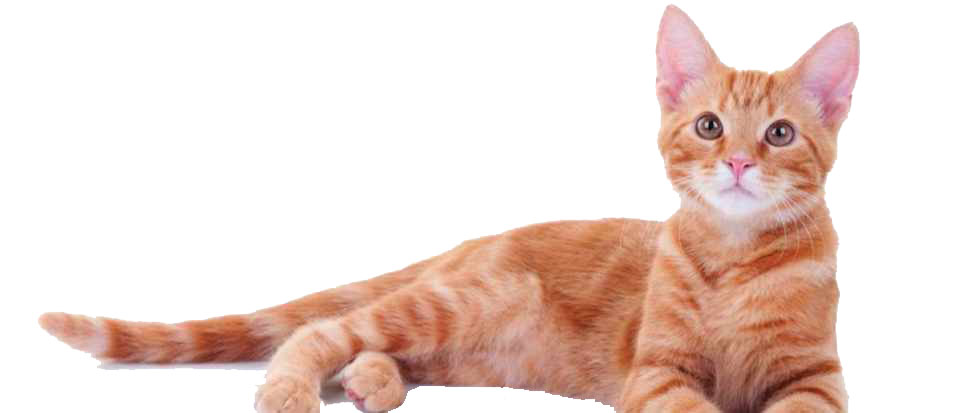
#> input picture 文字雲/cat_1.jpg, 960 x 413 px
$ python change_txt.py
#> lines starting #> are read from the running program, lines starting #| are printed output that depends on the picture; after the words box and inside, x2 and y2 are one past the last pixel; in counts of white or black regions, pixels touching at a corner belong together
#> the answer given: ../文字雲/cat_1.jpg
#> the answer given: 100
from PIL import Image


def image_to_txt(imgName, maxSize):
#> called with imgName = '../文字雲/cat_1.jpg', maxSize = 100
	print("開啟圖片[{}]".format(imgName))
	try:
		img = Image.open(imgName )
#> img is the input picture: PIL image 960x413 RGB; mean R, G, B 236.4, 216.7, 209.6
	except:
		print("開啟圖片[{}}時出現錯誤".format(imgName))

	#確定圖片資訊
	print("圖片資訊： 大小為{}x{}, 格式為{}, 色彩模式為{}".format(img.size[0], img.size[1], img.format, img.mode))
#| 圖片資訊： 大小為960x413, 格式為JPEG, 色彩模式為RGB
	#確定圖片顏色編碼
	if img.mode != 'RGB':
		print("圖片顏色編碼不是RGB，進行轉換")
		img = img.convert("RGB")
		print("轉換完成")

	width = img.size[0]
#> width = 960
	height = img.size[1]
#> height = 413

	zoom = 0
	if width >= maxSize:
		zoom = width / maxSize
#> zoom = 9.6
		width = int(width / zoom)
#> width = 100
		height = int(height / zoom)
#> height = 43
		height = int(height / 2)
#> height = 21
		img = img.resize((width, height))
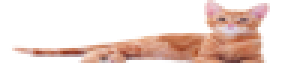
#> img: PIL image 100x21 RGB (shown 3 times larger); mean R, G, B 236.3, 216.4, 209.3
		print("圖片寬於{}，已縮小為{}x{}".format(maxSize, img.size[0], img.size[1]))
#| 圖片寬於100，已縮小為100x21


	img = img.convert('1')
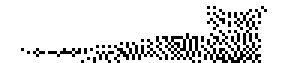
#> img: PIL image 100x21 1 (shown 3 times larger); 87.1% white; black in thin lines or dots, all inside (x1, y1, x2, y2) = (7, 2, 89, 21)

	namestr = imgName.split('.')[0] + '.txt'
	txt = open(namestr, 'w')
	print()
	print("開始進行圖片轉txt程序")
	print("...")
	for y in range(height):
		for x in range(width):
			pixel = img.getpixel((x,y))

			if pixel != 0:
				txt.write(' ')
			else:
				txt.write('@')
		txt.write("\n")

	print("程序執行完成")
	print("檔案程序為[{}]".format(namestr))
	txt.close()
	print("檔案完成")

name = input("請輸入檔案名稱，圖片須放置於同一層資料夾：")
maxSize = int(input("請輸入最大寬度(100~500)："))
if maxSize < 100 or maxSize > 500:
	print("輸入錯誤")
else:
	image_to_txt(name, maxSize)
print("程式結束")

"""
轉角度
img = Image.open('joy_cat.jpg') #放入檔名
img = img.rotate(-90)  #看要轉幾度
img.save('rotate.jpg') #儲存的檔名
"""
